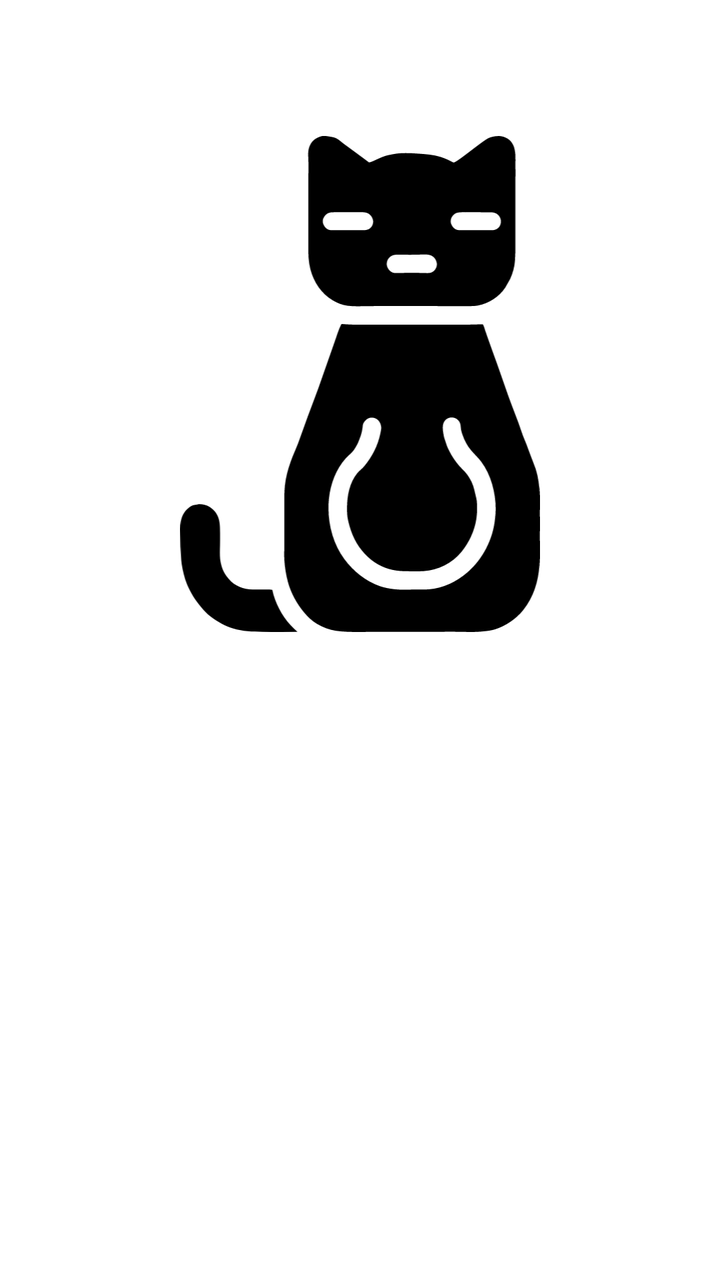
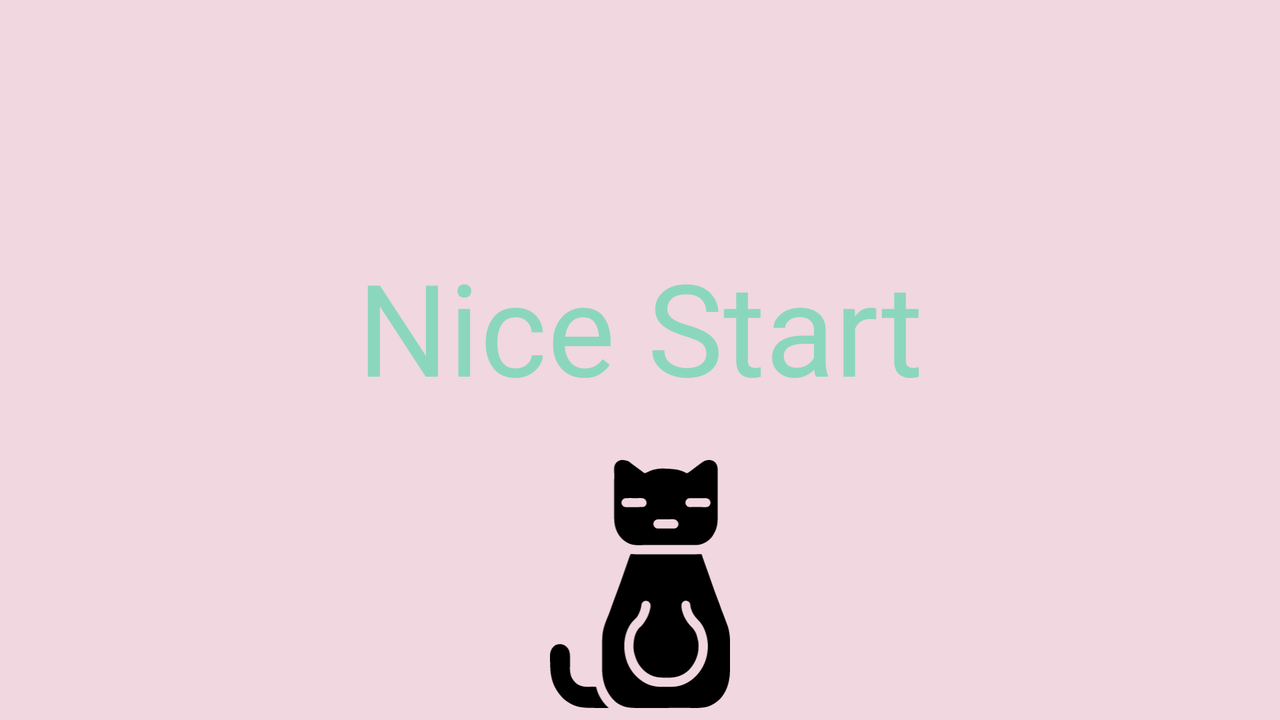

Two renders of one Android screen. The first uses the default layout on a phone; the second uses the alternative layout the repository ships for a different screen configuration, on a matching device. The two XML files are below.
<!-- AndroidManifest.xml: application theme Theme.NiceStart -->
<!-- res/layout/activity_splash_screen.xml -->
<?xml version="1.0" encoding="utf-8"?>
<androidx.constraintlayout.widget.ConstraintLayout xmlns:android="http://schemas.android.com/apk/res/android"
    xmlns:app="http://schemas.android.com/apk/res-auto"
    xmlns:tools="http://schemas.android.com/tools"
    android:id="@+id/main"
    android:layout_width="match_parent"
    android:layout_height="match_parent"
    tools:context=".splashScreen"
    android:background="@drawable/dandelions">

    <ImageView
        android:id="@+id/logo"
        android:layout_width="248dp"
        android:layout_height="248dp"
        app:layout_constraintTop_toTopOf="parent"
        app:layout_constraintBottom_toBottomOf="parent"
        app:layout_constraintLeft_toLeftOf="parent"
        app:layout_constraintRight_toRightOf="parent"
        android:layout_marginBottom="256dp"
        android:src="@drawable/cat_logo"/>

    <TextView
        android:id="@+id/texto"
        android:layout_width="wrap_content"
        android:layout_height="wrap_content"
        android:layout_marginTop="256dp"
        android:fontFamily="@font/nanum_brush_script"
        android:text="Nice Start"
        android:textSize="64dp"
        android:textColor="@color/white"
        app:layout_constraintLeft_toLeftOf="parent"
        app:layout_constraintRight_toRightOf="parent"
        app:layout_constraintTop_toBottomOf="@id/logo" />
</androidx.constraintlayout.widget.ConstraintLayout>
<!-- resources referenced by this layout -->
<resources>
  <color name="white">#FFFFFFFF</color>
  <!-- drawable cat_logo: vector/xml drawable (drawable, 8204 chars, omitted) -->
  <style name="Theme.NiceStart" parent="Base.Theme.NiceStart" />
  <style name="Base.Theme.NiceStart" parent="Theme.MaterialComponents.DayNight">
          
         
          
      </style>
</resources>
<!-- res/layout-land/activity_splash_screen.xml (the repository's variant of the layout above) -->
<!-- drawn on the phone turned sideways -->
<?xml version="1.0" encoding="utf-8"?>
<androidx.constraintlayout.widget.ConstraintLayout xmlns:android="http://schemas.android.com/apk/res/android"
    xmlns:app="http://schemas.android.com/apk/res-auto"
    xmlns:tools="http://schemas.android.com/tools"
    style="@style/Theme.NiceStart.SplashScreen"
    android:id="@+id/main"
    android:layout_width="match_parent"
    android:layout_height="match_parent"
    tools:context=".splashScreen"
    android:background="@drawable/dandelions">


    <TextView
        android:id="@+id/texto"
        android:layout_width="wrap_content"
        android:layout_height="wrap_content"
        android:layout_marginTop="32dp"
        android:fontFamily="@font/nanum_brush_script"
        android:text="Nice Start"
        android:textSize="64dp"
        android:textColor="@color/Aquamarine"
        app:layout_constraintLeft_toLeftOf="parent"
        app:layout_constraintRight_toRightOf="parent"
        app:layout_constraintBottom_toTopOf="@id/logo"
        android:layout_marginBottom="24dp"
        tools:ignore="MissingConstraints" />
    <ImageView
        android:layout_width="match_parent"
        android:layout_height="match_parent"
        android:src="@color/Magenta_claro"
        android:alpha="0.2"
        />
    <ImageView
        android:id="@+id/logo"
        android:layout_width="124dp"
        android:layout_height="124dp"
        app:layout_constraintTop_toTopOf="parent"
        app:layout_constraintBottom_toBottomOf="parent"
        app:layout_constraintLeft_toLeftOf="parent"
        app:layout_constraintRight_toRightOf="parent"
        android:layout_marginTop="224dp"
        android:src="@drawable/cat_logo"/>


</androidx.constraintlayout.widget.ConstraintLayout>
<!-- resources referenced by the variant -->
<!-- as the phone turned sideways resolves them -->
<resources>
  <color name="Aquamarine">#7FFFD4</color>
  <color name="Magenta_claro">#B83B5E</color>
  <!-- drawable cat_logo: vector/xml drawable (drawable, 8204 chars, omitted) -->
  <style name="Theme.NiceStart.SplashScreen" parent="Theme.MaterialComponents.NoActionBar">
          <item name="android:windowIsTranslucent">true</item>
      </style>
  <style name="Theme.NiceStart" parent="Base.Theme.NiceStart" />
  <style name="Base.Theme.NiceStart" parent="Theme.MaterialComponents.DayNight">
          
         
          
      </style>
</resources>
